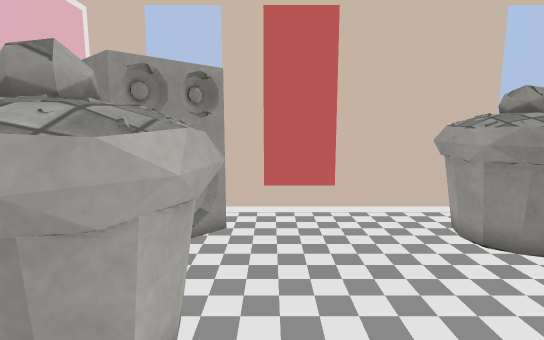
view 1 (above)

12 first-person views from a walk through a Unity game level. The camera is 1.5 m above the floor, tilts 8° down and sees 80° across. Doors are open. The floor is counted in squares, 0.5 m on a side. Each view is taken from the middle of a square. On the plan, view 1 faces up. The plan holds only what a view shows up to about 20 squares ahead; the rest is blank. The player is left out. Some animated figures are left out. Some surface patterns are stand-ins.

view 2
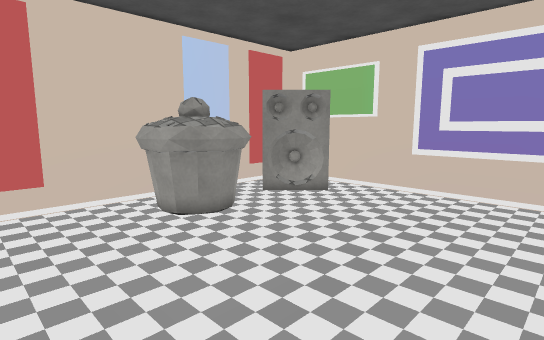

view 3
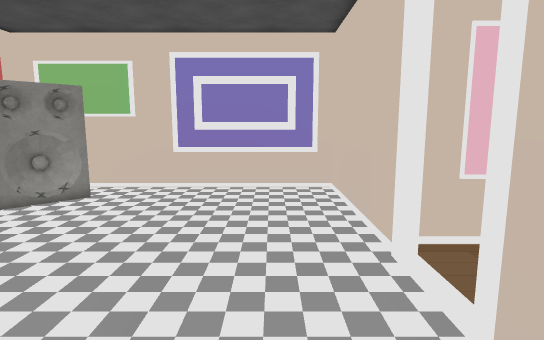

view 4
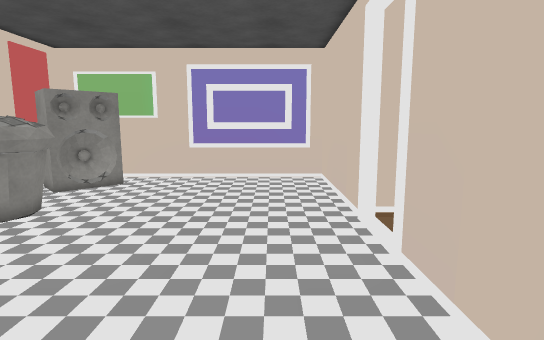

view 5
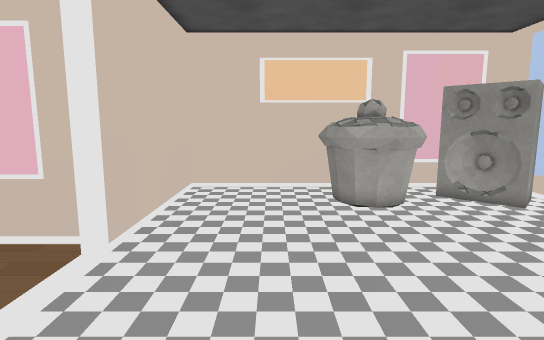

view 6
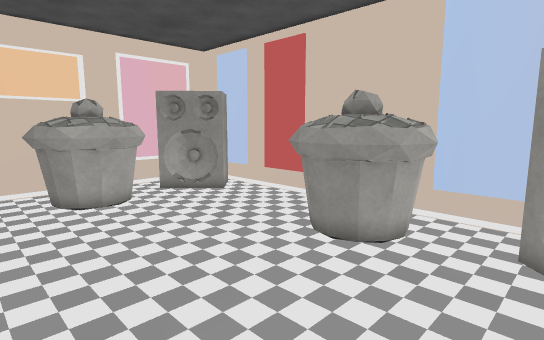

view 7
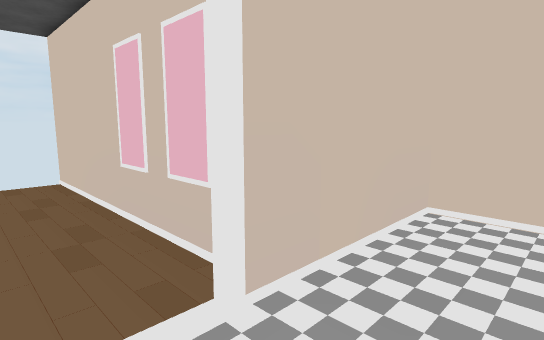

view 8
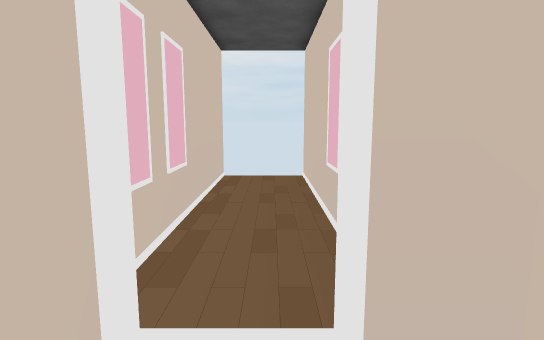

view 9
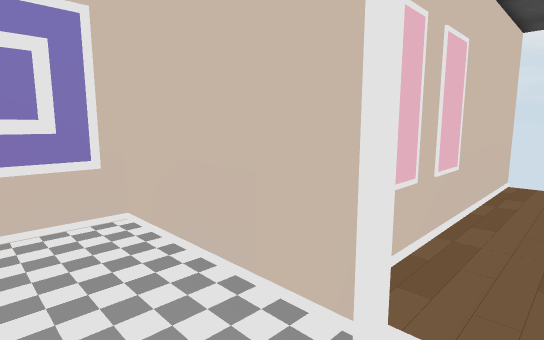

view 10
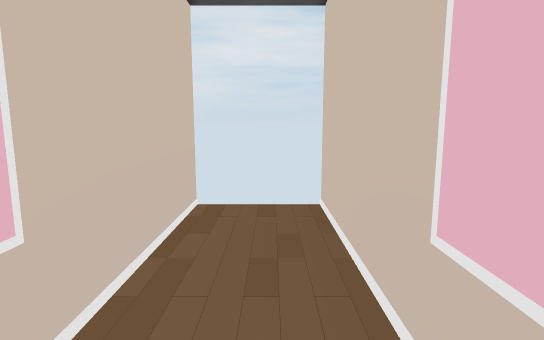

view 11
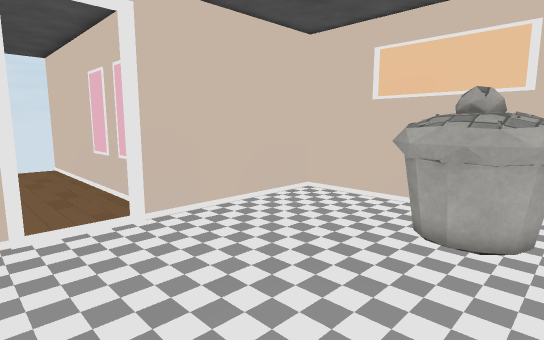

view 12
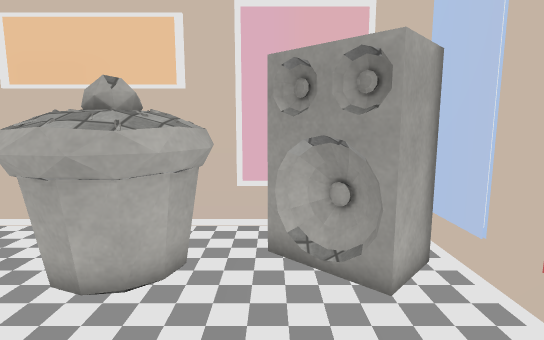

### Floor plan
Points are (right, up) in squares from view 1. A wall is a line through its corners. A room is listed if a view was taken in it or the views show most of it. See-through windows are left out.
Room 1 (views 1, 2, 3, 4, 5, 6, 7, 8, 9, 11, 12)
walls: (5.9, -3.9) (14.3, -3.9) (14.3, 8); (-1.6, 8.7) (-2, 8.8) (-3, 8.3); (-1.8, 9) (-2.4, 8.8); (-2.3, 8.6) (-2.6, 8.2); (-2.6, 8.3) (-2.9, 7.9); (-2.8, 8.2) (-3.1, 7.6); (10.6, 8.5) (10.1, 8.4); (-2.7, 8.6) (-3, 8.2); (11.4, 7.7) (10.9, 8.1); (11.8, 7.2) (11.5, 8) (10.7, 8.3); (-3.1, 8.3) (-3.3, 7.5) (-3.2, 7); (11.7, 7.4) (11.2, 8); (12.2, 6.5) (10, 8.6) (11.4, 10); (11.1, 8.4) (10.5, 8.5); (-3, 8.6) (-3.3, 7.3); (11.6, 7.9) (11.3, 8.2); (-2.8, 10.5) (-1.3, 9.1) (-3.4, 6.9); (-5.4, 8) (-5.4, -3.9) (3.1, -3.9); (11.5, 10.9) (-2.5, 10.9)
low walls: (-1.9, 9) (-3, 8.6); (-2.6, 8.6) (-3, 8.2); (11.7, 7.8) (11.4, 8.1); (11.9, 7.5) (11.6, 8.1) (11.1, 8.4); (11.5, 8.3) (10.6, 8.5)
ways out: open door at (4.5, -4) to room 2
objects: other object (1, 11); other object (8, 11)
Room 2 (view 10)
walls: (2.2, -4.7) (2.2, -19); (6.8, -19.1) (6.8, -4.5)
ways out: open door at (4.5, -4) to room 1

Positions as (right, up) in squares from view 1, and headings:
1: (0, 0), facing up
2: (0, -2), facing up-right
3: (-1, -1), facing right
4: (-4, -1), facing right
5: (10, 0), facing left
6: (11, 0), facing up-left
7: (6, 0), facing down-left
8: (4, 0), facing down
9: (4, 0), facing down-right
10: (4, -7), facing down
11: (7, 6), facing down-left
12: (4, 7), facing left
